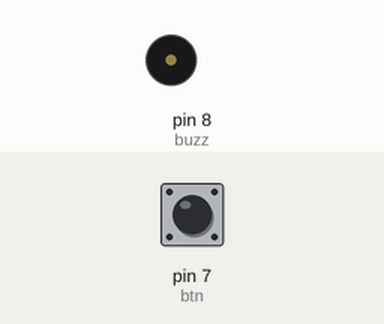
A sketch run on a simulated Arduino Uno, built with avr-gcc and run on an emulated ATmega328P. On the bench: buzzer (waves = sounding, pin HIGH). The test bench sets the inputs (shaded band); at power-on: pin 7 (btn) LOW.

Above: at 1.2 s.
1.3 s: pin 7 (btn) pulled HIGH for 0.15 s
At 1.37 s:
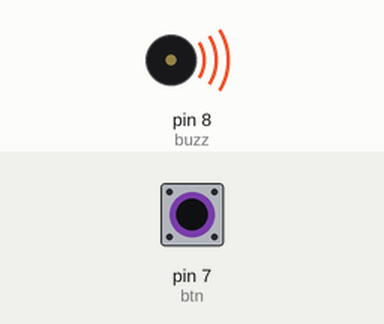
2.9 s: pin 7 (btn) pulled HIGH for 3.2 s
At 7.0 s:
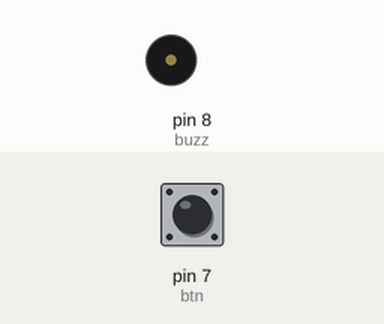
Timing chart, 0 to 8.5 s (numbered marks = the images above; inputs shaded):
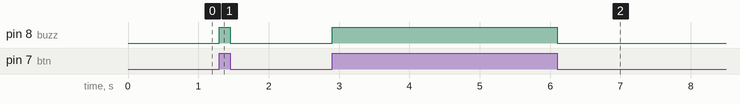

Measured:
- after the input at 1.3 s, pin 8 (buzz): LOW → HIGH at once, → LOW 0.15 s later
- after the input at 2.9 s, pin 8 (buzz): LOW → HIGH at once, → LOW 3.2 s later

The sketch:

buzzer.ino
```cpp
#define buzz 8
#define btn 7

void setup(){
    pinMode(buzz,OUTPUT);
    pinMode(btn,INPUT);
}

void loop(){
    if (digitalRead(btn) == HIGH){
        digitalWrite(buzz,HIGH);
    }
    else{
        digitalWrite(buzz,LOW);
    }
}
```
